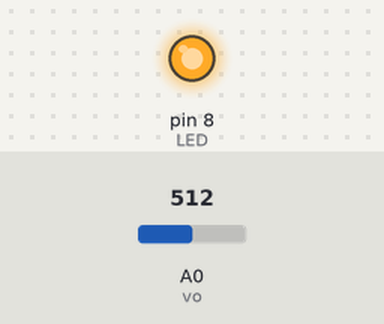
Bench run of a sketch on a simulated Arduino Uno, built with avr-gcc and run on an emulated ATmega328P. On the bench: output pins drawn as LEDs (lit = HIGH). The inputs (shaded band) are chosen by the test bench; at power-on: A0 (vo) = 512. What the sketch prints to the serial monitor is not drawn.

Above: at 0.1 s.
Timing chart, 0 to 1.6 s (numbered marks = the images above):
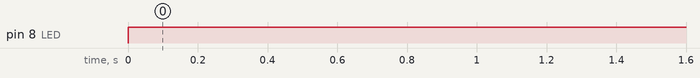

The sketch:

photosensor.ino
```cpp
const int vo = A0;
const int LED = 8;
void setup() {
  // put your setup code here, to run once:
  pinMode(vo, INPUT);
  pinMode(LED, OUTPUT);

  Serial.begin(9600);
}

void loop() {
  // put your main code here, to run repeatedly:

  digitalWrite(LED, HIGH);
  int voValue = analogRead(vo);
  float voltage = voValue * (5.0/1023.0);
  Serial.println(voltage);
}
```

Measured:
- by itself, pin 8 (LED): LOW → HIGH at 0.00 s
